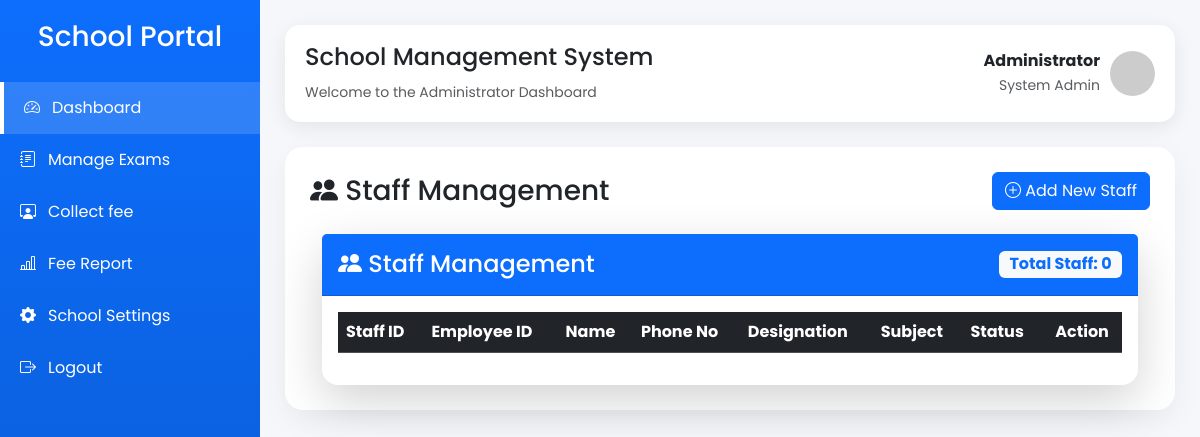
Before: /staff_list (signed in) with the older database file.
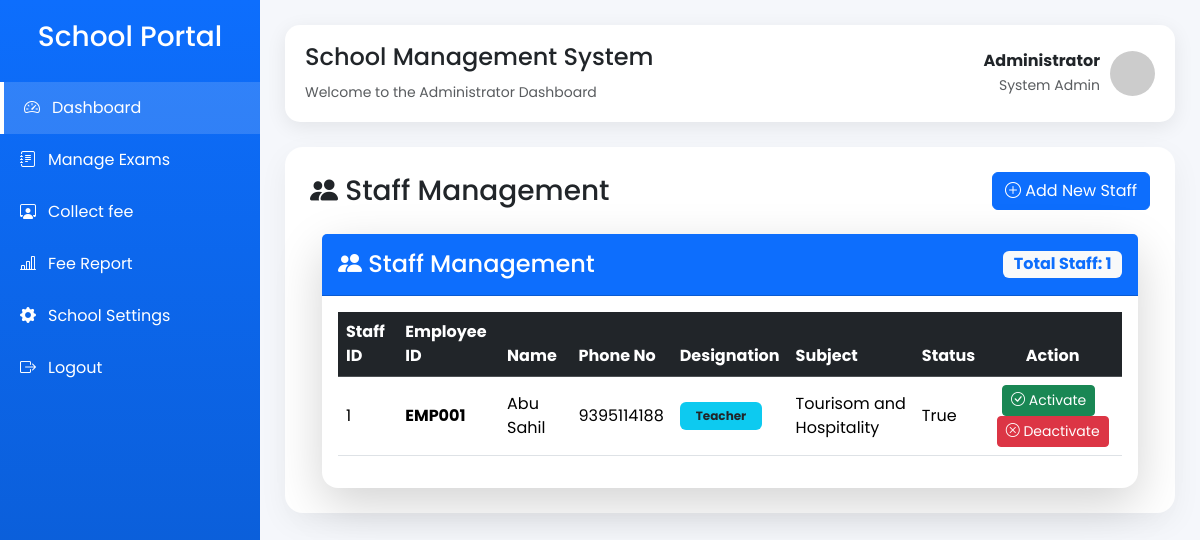
After: the same page with the newer database file.
### application/model.py (models this page shows)
class Staff(db.Model):
    __tablename__ = "staffs"
    id = db.Column(db.Integer, primary_key=True)
    user_id = db.Column(db.Integer, db.ForeignKey("users.id"),unique=True,nullable=False)
    employee_id = db.Column(db.String(30),unique=True, nullable=False )
    subject_id = db.Column(db.Integer,db.ForeignKey("subjects.id"))
    designation = db.Column(db.String(50), nullable=False)
    phone = db.Column(db.String(15))
    user = db.relationship("User", back_populates="staff")
    subject = db.relationship("Subject" , back_populates="staff" , uselist=False)
    exams = db.relationship("Exam",back_populates="staff", cascade="all, delete-orphan")

class User(db.Model, UserMixin):
    __tablename__ = "users"
    id = db.Column(db.Integer, primary_key=True)
    role = db.Column(db.String(20), nullable=False)       # Admin / Staff / Student
    name = db.Column(db.String(100), nullable=False)
    email = db.Column(db.String(100), unique=True, nullable=False)
    password = db.Column(db.String(255), nullable=False)
    is_active = db.Column(db.Boolean, default=True)
    created_at = db.Column(db.DateTime, default=datetime.utcnow)
    staff = db.relationship("Staff",back_populates="user",uselist=False,cascade="all, delete-orphan")
    student = db.relationship("Student",back_populates="user",uselist=False,cascade="all, delete-orphan")

class Subject(db.Model):
    __tablename__ = "subjects"
    id = db.Column(db.Integer, primary_key=True)
    name = db.Column(db.String(50), nullable=False)
    class_id = db.Column(db.Integer,db.ForeignKey("classes.id"),nullable=False)
    school_class = db.relationship("SchoolClass",back_populates="subjects")
    exams = db.relationship("Exam", back_populates="subject",cascade="all, delete-orphan" )
    staff = db.relationship("Staff",back_populates="subject" , uselist = False )

### application/controler.py (the view)
@app.route("/staff_list")
@login_required
def staff_list():
    if current_user.role is None or current_user.role != "admin":
        flash("Only Admin can access this page.", "danger")
        return redirect(url_for("login"))
    staffs=Staff.query.all()
    return render_template("admin/staff_list.html" , staffs=staffs)

### application/controler.py (called while the page is built)
@login_manager.user_loader
def load_user(user_id):
    return User.query.get(int(user_id))

### templates/admin/staff_list.html (shortened to what this page needs)
{% extends "admin/admin_dashboard.html"%}
{% block content %}
<div class="d-flex justify-content-between align-items-center mb-3">
    <h3 class="mb-0">
        <i class="bi bi-people-fill"></i> Staff Management
    </h3>
    <a href="/add_staff" class="btn btn-primary">
        <i class="bi bi-plus-circle"></i>
        Add New Staff
    </a>
</div>
<div class="container mt-4">
    <div class="card shadow-lg border-0 rounded-4">
        <div class="card-header bg-primary text-white d-flex justify-content-between align-items-center py-3">
            <h4 class="mb-0">
                <i class="bi bi-people-fill"></i> Staff Management
            </h4>
            <span class="badge bg-light text-primary fs-6">
                Total Staff: {{ staffs|length }}
            </span>
        </div>
        <div class="card-body">
            <div class="table-responsive">
                <table class="table table-hover align-middle">
                    <thead class="table-dark">
                        <tr>
                            <th>Staff ID</th>
                            <th>Employee ID</th>
                            <th>Name</th>
                            <th>Phone No</th>
                            <th>Designation</th>
                            <th>Subject</th>
                            <th>Status</th>
                            <th class="text-center">Action</th>
                        </tr>
                    </thead>
                    <tbody>
                        {% for staff in staffs %}
                        <tr>
                            <td>{{ staff.id}}</td>
                            <td>
                                <strong>{{ staff.employee_id }}</strong>
                            </td>
                            <td>
                                {{ staff.user.name }}
                            </td>
                            <td>
                                {{ staff.phone }}
                            </td>
                            <td>
                                <span class="badge bg-info text-dark px-3 py-2">
                                    {{ staff.designation }}
                                </span>
                            </td>
                            <td>
                                {{ staff.subject.name }}
                            </td>
                            <td>
                                {{ staff.user.is_active }}
                            </td>
                            <td class="text-center">
                                <form action="/activate_staff/{{staff.id}}" method="POST" class="d-inline">
                                    <button type="submit" class="btn btn-success btn-sm me-2">
                                        <i class="bi bi-check-circle"></i>
                                        Activate
                                    </button>
                                </form>
                                <form action="/deactivate_staff/{{staff.id}}" method="POST" class="d-inline">
                                    <button type="submit" class="btn btn-danger btn-sm">
                                        <i class="bi bi-x-circle"></i>
                                        Deactivate
                                    </button>
                                </form>
                            </td>
                        </tr>
                        {% endfor %}
                    </tbody>
                </table>
            </div>
        </div>
    </div>
</div>
{% endblock %}

Changed rows visible on the page:
added Staff: id "1", employee_id "EMP001", user.name "Abu Sahil", phone "9395114188", designation "Teacher", subject.name "Tourisom and Hospitality", user.is_active "True"
Other visible differences:
{{ staffs|length }}: "0" → "1"
